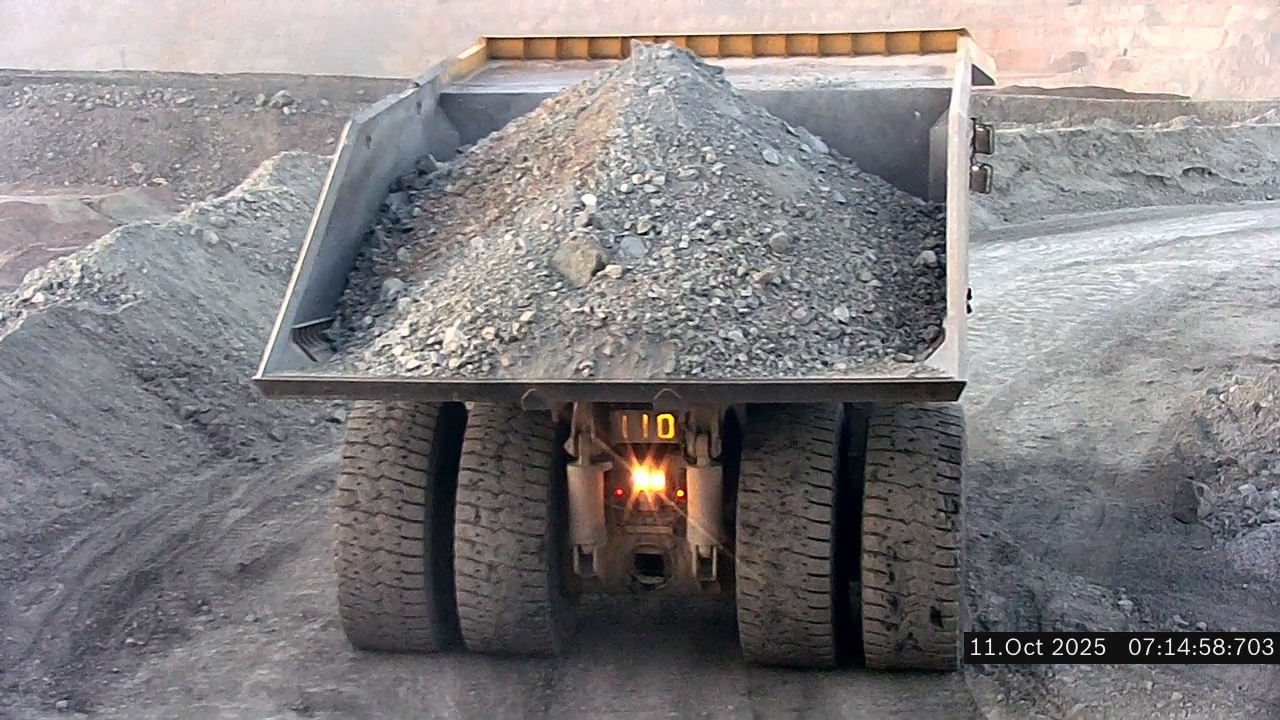
#> input picture deliverables/informe_final/figuras_fuente/prueba_tecnica/centrado_original.jpg, 1280 x 720 px; the run also reads 2 pictures not shown here
$ python generate_report_figures.py
#> lines starting #> are read from the running program, lines starting #| are printed output that depends on the picture
from __future__ import annotations

import csv
import shutil
from pathlib import Path

import numpy as np
from PIL import Image, ImageDraw, ImageFont


ROOT = Path(__file__).resolve().parents[2]
REPORT_ASSETS = ROOT / "deliverables" / "informe_final" / "figuras_fuente"
OUT = ROOT / "deliverables" / "informe_final" / "figuras"
OUT.mkdir(parents=True, exist_ok=True)

NAVY = "#17324d"
BLUE = "#2f75b5"
LIGHT_BLUE = "#dceaf7"
GREEN = "#4b9b4a"
LIGHT_GREEN = "#e4f2e4"
ORANGE = "#d46f3d"
YELLOW = "#d9ad2b"
RED = "#b94747"
GRAY = "#65717c"
LIGHT_GRAY = "#eef1f3"
DARK = "#1d2730"
WHITE = "#ffffff"


def font(size: int, bold: bool = False) -> ImageFont.FreeTypeFont:
    candidates = [
        Path(r"C:\Windows\Fonts\arialbd.ttf" if bold else r"C:\Windows\Fonts\arial.ttf"),
        Path(r"C:\Windows\Fonts\calibrib.ttf" if bold else r"C:\Windows\Fonts\calibri.ttf"),
    ]
    for candidate in candidates:
        if candidate.exists():
            return ImageFont.truetype(str(candidate), size=size)
    return ImageFont.load_default()


# [11 lines left out: function fit_image, not called in this run]


def cover_image(image: Image.Image, size: tuple[int, int]) -> Image.Image:
    target_w, target_h = size
    source = image.convert("RGB")
    scale = max(target_w / source.width, target_h / source.height)
    resized = source.resize(
        (max(1, int(source.width * scale)), max(1, int(source.height * scale))),
        Image.Resampling.LANCZOS,
    )
    left = (resized.width - target_w) // 2
    top = (resized.height - target_h) // 2
    return resized.crop((left, top, left + target_w, top + target_h))


def rounded_box(
    draw: ImageDraw.ImageDraw,
    xy: tuple[int, int, int, int],
    fill: str,
    outline: str = "#c7d0d8",
    radius: int = 18,
    width: int = 2,
) -> None:
    draw.rounded_rectangle(xy, radius=radius, fill=fill, outline=outline, width=width)


def arrow(draw: ImageDraw.ImageDraw, start: tuple[int, int], end: tuple[int, int], color=NAVY, width=5) -> None:
    draw.line([start, end], fill=color, width=width)
    x1, y1 = start
    x2, y2 = end
    angle = np.arctan2(y2 - y1, x2 - x1)
    length = 16
    spread = 0.55
    p1 = (
        int(x2 - length * np.cos(angle - spread)),
        int(y2 - length * np.sin(angle - spread)),
    )
    p2 = (
        int(x2 - length * np.cos(angle + spread)),
        int(y2 - length * np.sin(angle + spread)),
    )
    draw.polygon([end, p1, p2], fill=color)


def centered_text(draw: ImageDraw.ImageDraw, xy, text, text_font, fill=NAVY) -> None:
    x1, y1, x2, y2 = xy
    bbox = draw.multiline_textbbox((0, 0), text, font=text_font, spacing=5, align="center")
    width = bbox[2] - bbox[0]
    height = bbox[3] - bbox[1]
    draw.multiline_text(
        ((x1 + x2 - width) / 2, (y1 + y2 - height) / 2),
        text,
        font=text_font,
        fill=fill,
        spacing=5,
        align="center",
    )


def save_jpeg(image: Image.Image, name: str, quality: int = 94) -> Path:
    path = OUT / name
    image.convert("RGB").save(path, quality=quality, subsampling=0)
    return path


def figure_c1() -> None:
    source = REPORT_ASSETS / "prueba_tecnica" / "centrado_original.jpg"
    image = Image.open(source).convert("RGB")
    canvas = Image.new("RGB", (1600, 980), WHITE)
    canvas.paste(cover_image(image, (1600, 900)), (0, 0))
    draw = ImageDraw.Draw(canvas)
    draw.rectangle((0, 900, 1600, 980), fill=WHITE)
    draw.text((50, 922), "Vista posterior de un camión CAEX con carga visible", font=font(36, True), fill=NAVY)
    draw.text((1180, 930), "Imagen de faena", font=font(25), fill=GRAY)
    save_jpeg(canvas, "Figura_C1_contexto_captura.jpg")


def figure_c2() -> None:
    canvas = Image.new("RGB", (1800, 900), WHITE)
    draw = ImageDraw.Draw(canvas)
    draw.text((70, 45), "Arquitectura general del sistema", font=font(48, True), fill=NAVY)
    draw.text(
        (72, 110),
        "Flujo desde el video de entrada hasta los resultados revisables",
        font=font(27),
        fill=GRAY,
    )

    boxes = [
        ((80, 285, 320, 470), "Video\nMP4", LIGHT_GRAY, NAVY),
        ((380, 285, 650, 470), "Extracción\nde frames", LIGHT_BLUE, BLUE),
        ((710, 285, 1010, 470), "YOLO\nsegmentación", LIGHT_GREEN, GREEN),
        ((1070, 285, 1310, 470), "Máscaras RGB\nCarga", "#eef8ee", GREEN),
        ((1370, 285, 1710, 470), "Analítico\ngeométrico", "#fff4e8", ORANGE),
    ]
    for xy, text, fill, outline in boxes:
        rounded_box(draw, xy, fill=fill, outline=outline, radius=20, width=3)
        centered_text(draw, xy, text, font(31, True), fill=NAVY)

    for left, right in zip(boxes[:-1], boxes[1:]):
        arrow(draw, (left[0][2] + 12, 377), (right[0][0] - 12, 377), color=NAVY, width=5)

    outputs = (1120, 610, 1710, 790)
    rounded_box(draw, outputs, fill="#f5f7f9", outline=NAVY, radius=20, width=3)
    centered_text(
        draw,
        outputs,
        "Resultados\nCSV · overlays · veredicto por video",
        font(30, True),
        fill=NAVY,
    )
    arrow(draw, (1540, 482), (1540, 595), color=NAVY, width=5)

    web = (380, 610, 940, 790)
    rounded_box(draw, web, fill="#e8f0f7", outline=BLUE, radius=20, width=3)
    centered_text(
        draw,
        web,
        "Aplicación web local\nsubida · ejecución · revisión · descarga",
        font(29, True),
        fill=NAVY,
    )
    arrow(draw, (955, 700), (1105, 700), color=BLUE, width=5)
    draw.text((515, 825), "Procesos locales", font=font(23, True), fill=BLUE)
    draw.text((790, 825), "Inferencia local + GPU", font=font(23, True), fill=GREEN)
    draw.text((1115, 825), "Archivos intercambiados", font=font(23, True), fill=ORANGE)
    save_jpeg(canvas, "Figura_C2_arquitectura.jpg")


def figure_c3() -> None:
    image_path = REPORT_ASSETS / "cvat" / "imagen_ejemplo.jpg"
    mask_path = REPORT_ASSETS / "cvat" / "mascara_ejemplo.png"
    image = Image.open(image_path).convert("RGB")
    mask = Image.open(mask_path).convert("RGB")
    image_np = np.asarray(image).astype(np.float32)
    mask_np = np.asarray(mask)
    selected = np.all(mask_np == np.array([102, 255, 102], dtype=np.uint8), axis=2)
    annotated = image_np.copy()
    green = np.array([102, 255, 102], dtype=np.float32)
    annotated[selected] = 0.52 * annotated[selected] + 0.48 * green
    annotated = Image.fromarray(np.clip(annotated, 0, 255).astype(np.uint8))

    panels = [image, annotated, mask]
    labels = ["Imagen original", "Anotación visual", "Máscara RGB exportada"]
    canvas = Image.new("RGB", (1800, 790), WHITE)
    draw = ImageDraw.Draw(canvas)
    draw.text((60, 35), "Preparación de datos desde CVAT", font=font(46, True), fill=NAVY)
    draw.text((60, 95), "La clase Carga se identifica mediante el color RGB [102, 255, 102].", font=font(26), fill=GRAY)

    for index, (panel, label) in enumerate(zip(panels, labels)):
        x = 50 + index * 585
        rounded_box(draw, (x, 155, x + 550, 720), fill="#f7f8f9", outline="#c7d0d8", radius=16, width=2)
        panel_img = cover_image(panel, (520, 455))
        canvas.paste(panel_img, (x + 15, 175))
        centered_text(draw, (x + 15, 640, x + 535, 705), label, font(27, True), fill=NAVY)
    save_jpeg(canvas, "Figura_C3_cvat_mascaras.jpg")


# [67 lines left out: functions rolling_mean, draw_chart, not called in this run]


def figure_c4() -> None:
    csv_path = REPORT_ASSETS / "entrenamiento" / "results.csv"
    with csv_path.open("r", encoding="utf-8-sig", newline="") as handle:
        rows = list(csv.DictReader(handle))

    def values(key: str) -> np.ndarray:
        return np.array([float(row[key]) for row in rows], dtype=float)

    epochs = values("epoch")
    train_seg = values("train/seg_loss")
    val_seg = values("val/seg_loss")
    precision = values("metrics/precision(M)")
    recall = values("metrics/recall(M)")
    map50 = values("metrics/mAP50(M)")
    map5095 = values("metrics/mAP50-95(M)")

    canvas = Image.new("RGB", (1800, 1050), WHITE)
    draw = ImageDraw.Draw(canvas)
    draw.text((55, 30), "Entrenamiento y trazabilidad del checkpoint alternativo", font=font(43, True), fill=NAVY)
    draw.text(
        (55, 88),
        "Evolución durante 100 épocas; se conserva como respaldo del modelo principal",
        font=font(25),
        fill=GRAY,
    )

    draw_chart(
        draw,
        (45, 145, 880, 625),
        "Pérdida de segmentación",
        [
            ("Entrenamiento", rolling_mean(train_seg), BLUE),
            ("Validación", rolling_mean(np.minimum(val_seg, 8)), ORANGE),
        ],
        0.0,
        8.0,
        epochs,
    )
    draw_chart(
        draw,
        (920, 145, 1755, 625),
        "Métricas de máscara",
        [
            ("Precisión", rolling_mean(precision), BLUE),
            ("Recall", rolling_mean(recall), GREEN),
            ("mAP@0,50", rolling_mean(map50), ORANGE),
            ("mAP@0,50–0,95", rolling_mean(map5095), RED),
        ],
        0.0,
        1.0,
        epochs,
    )

    rounded_box(draw, (45, 665, 1755, 995), fill="#f5f7f9", outline="#cbd3da", radius=18, width=2)
    draw.text((80, 700), "Registro del experimento en MLflow", font=font(31, True), fill=NAVY)
    fields = [
        ("Experimento", "cono_carga_yolo_seg"),
        ("Arquitectura", "YOLOv8n-seg"),
        ("Datos", "180 entrenamiento\n36 validación · 24 prueba"),
        ("Configuración", "100 épocas · 640 px\nbatch 8"),
        ("Registro en MLflow", "parámetros · métricas\nbest.pt · last.pt"),
    ]
    starts = [80, 420, 735, 1080, 1405]
    for (label, value), x in zip(fields, starts):
        draw.text((x, 760), label, font=font(20), fill=GRAY)
        draw.multiline_text(
            (x, 800),
            value,
            font=font(23, True),
            fill=DARK,
            spacing=7,
        )
    save_jpeg(canvas, "Figura_C4_entrenamiento_mlflow.png")


# [667 lines left out: functions figure_c5, figure_c6, figure_c7, figure_c8, figure_c9, figure_c10 and 2 more, not called in this run]


def main() -> None:
    builders = [
        figure_c1,
        figure_c2,
        figure_c3,
        figure_c4,
        figure_c5,
        figure_c6,
        figure_c7,
        figure_c8,
        figure_c9,
        figure_c10,
        figure_c11,
    ]
    for builder in builders:
        builder()
        print(f"OK {builder.__name__}")
#> this loop made 4 passes
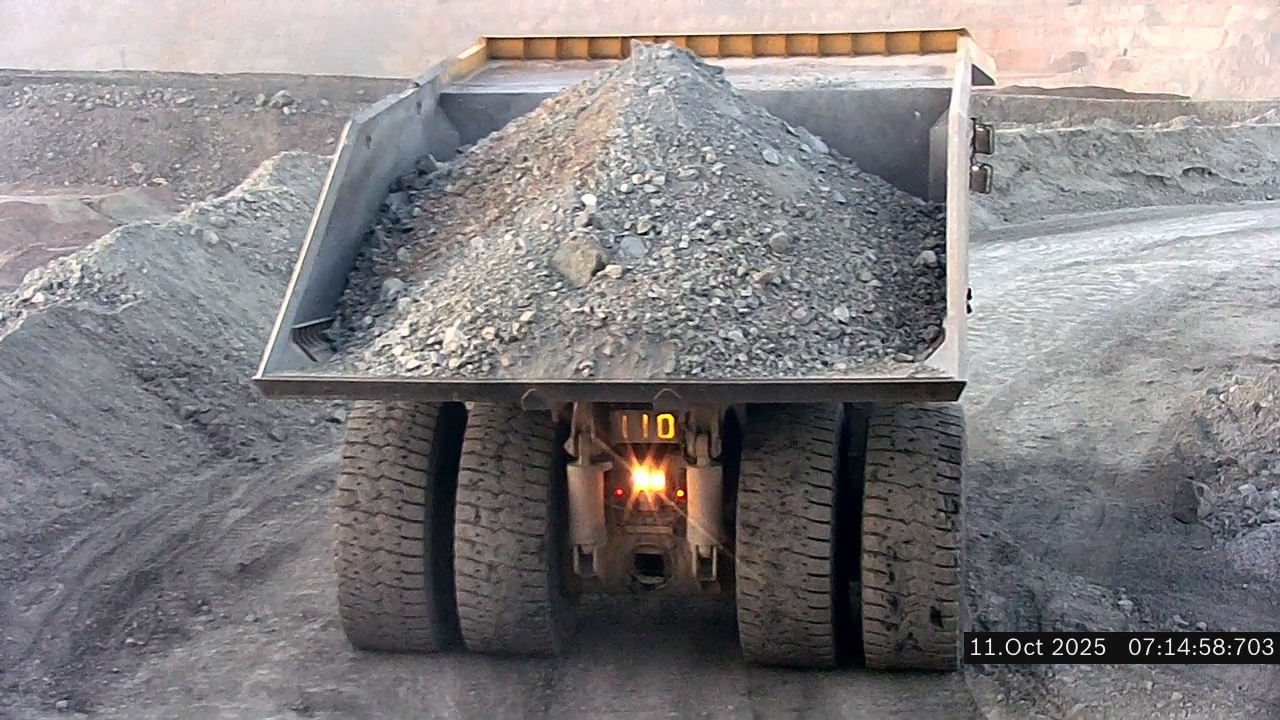
#> input picture deliverables/informe_final/figuras_fuente/prueba_tecnica/centrado_original.jpg, 1280 x 720 px
#> pass 1, in save_jpeg, `image.convert("RGB").save(path, quality=quality, subsampling=0)`:
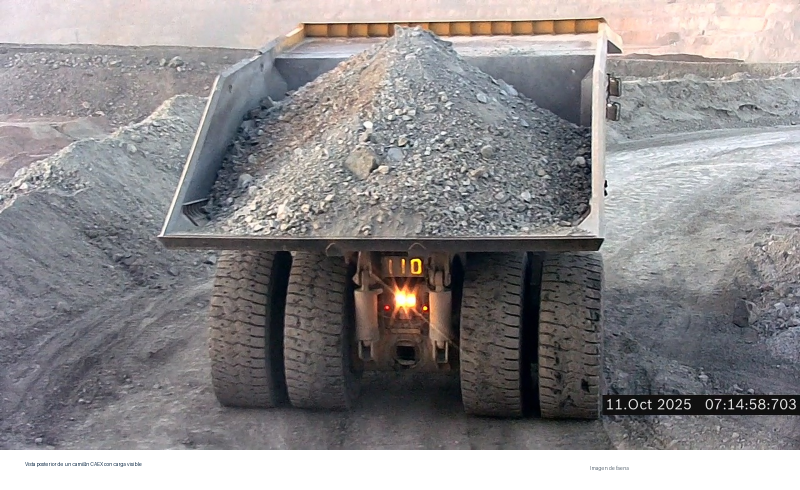
#> saved as Figura_C1_contexto_captura.jpg: PIL image 1600x980 RGB (shown at 1/2 size); mean R, G, B 141.1, 138.3, 139.8
    print(f"Figuras generadas en: {OUT}")


if __name__ == "__main__":
#> (the run stopped early here; a loop or call above may not have finished)
